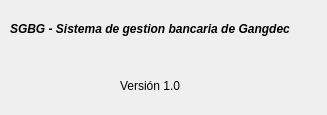
<?xml version="1.0" encoding="UTF-8"?>
<ui version="4.0">
 <class>AcercaDe</class>
 <widget class="QDialog" name="AcercaDe">
  <property name="geometry">
   <rect>
    <x>0</x>
    <y>0</y>
    <width>327</width>
    <height>115</height>
   </rect>
  </property>
  <property name="minimumSize">
   <size>
    <width>327</width>
    <height>115</height>
   </size>
  </property>
  <property name="maximumSize">
   <size>
    <width>327</width>
    <height>115</height>
   </size>
  </property>
  <property name="windowTitle">
   <string>Acerca de</string>
  </property>
  <widget class="QLabel" name="label">
   <property name="geometry">
    <rect>
     <x>10</x>
     <y>20</y>
     <width>311</width>
     <height>31</height>
    </rect>
   </property>
   <property name="font">
    <font>
     <weight>75</weight>
     <italic>true</italic>
     <bold>true</bold>
    </font>
   </property>
   <property name="text">
    <string>SGBG - Sistema de gestion bancaria de Gangdec
</string>
   </property>
  </widget>
  <widget class="QLabel" name="label_2">
   <property name="geometry">
    <rect>
     <x>120</x>
     <y>60</y>
     <width>71</width>
     <height>52</height>
    </rect>
   </property>
   <property name="text">
    <string>Versión 1.0</string>
   </property>
  </widget>
 </widget>
 <resources/>
 <connections/>
</ui>
